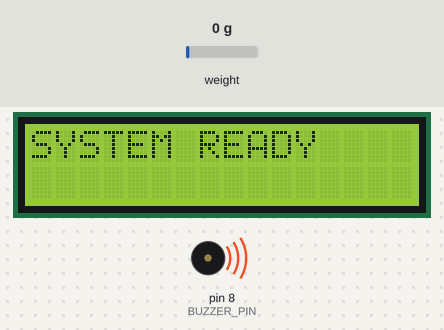
The sketch below on a simulated Arduino Uno, built with avr-gcc and run on an emulated ATmega328P. Shown: 16×2 character LCD, buzzer (waves = sounding, pin HIGH). The test bench sets the inputs (shaded band); at power-on: weight on the scale 0 g.

Above: at 6.2 s.
At 10.7 s:
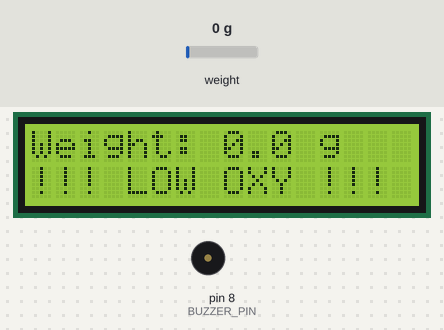
10.8 s: weight on the scale set to 27 g
At 14.5 s:
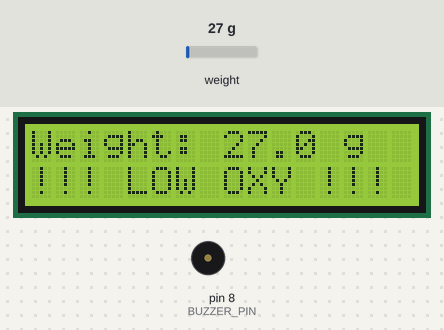
14.8 s: weight on the scale set to 33 g
At 17.1 s:
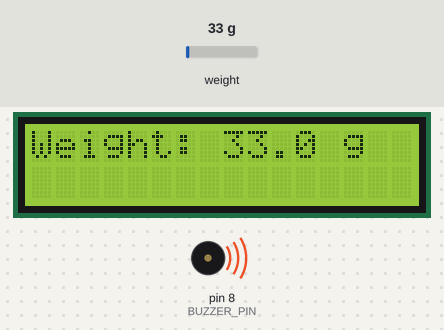
18.6 s: weight on the scale set to 100 g
At 20.4 s:
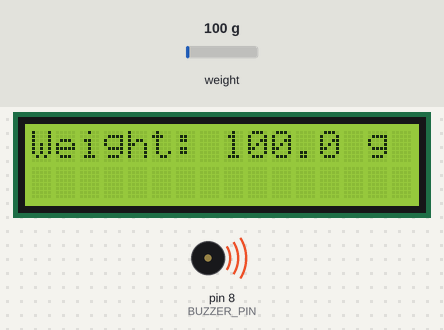
Timing chart, 0 to 21.9 s (numbered marks = the images above; inputs shaded):
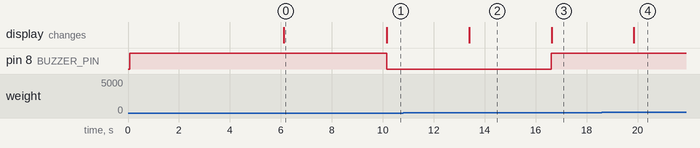

The sketch:

Arduino.ino
```cpp
#include "HX711.h"
#include <Wire.h>
#include <LiquidCrystal_I2C.h>
#include <SoftwareSerial.h>

// Pins
#define DOUT  3
#define CLK   2
#define BUZZER_PIN 8
#define BT_RX 10
#define BT_TX 11

// Objects
HX711 scale;
LiquidCrystal_I2C lcd(0x27, 16, 2);
SoftwareSerial bluetooth(BT_RX, BT_TX);

// Updated Factor to fix the +35-40g offset
float calibration_factor = -99.1;

#define LOW_OXYGEN_THRESHOLD 10.0
#define RESET_MARGIN 20.0
bool wasAboveThreshold = true;

void setup() {
  Serial.begin(9600);
  bluetooth.begin(9600);
  lcd.init();
  lcd.backlight();

  pinMode(BUZZER_PIN, OUTPUT);
  digitalWrite(BUZZER_PIN, HIGH);

  scale.begin(DOUT, CLK);

  lcd.setCursor(0,0);
  lcd.print("DO NOT TOUCH");
  lcd.setCursor(0,1);
  lcd.print("TARING SCALE...");

  delay(5000); // 5s to ensure no vibrations

  scale.set_scale(calibration_factor);
  scale.tare();

  lcd.clear();
  lcd.print("SYSTEM READY");
  delay(1000);
}

void loop() {
  if (!scale.is_ready()) return;

  float weight = scale.get_units(30);
  if (weight < 0) weight = 0;

  // LCD Update
  lcd.setCursor(0,0);
  lcd.print("Weight:         ");
  lcd.setCursor(8,0);
  lcd.print(weight, 1);
  lcd.print(" g");

  // Alert Logic
  if (weight < LOW_OXYGEN_THRESHOLD && wasAboveThreshold) {
    bluetooth.println("ALERT: OXYGEN LOW!");
    digitalWrite(BUZZER_PIN, LOW);
    wasAboveThreshold = false;
    lcd.setCursor(0,1);
    lcd.print("!!! LOW OXY !!! ");
  }

  // Reset Logic
  if (weight >= LOW_OXYGEN_THRESHOLD + RESET_MARGIN) {
    if (!wasAboveThreshold) {
      digitalWrite(BUZZER_PIN, HIGH);
      wasAboveThreshold = true;
      lcd.setCursor(0,1);
      lcd.print("                ");
    }
  }

  delay(200);
}
```

Measured:
- the behaviour switches between 29 and 30 g on weight on the scale (found by bisection; images 2 and 3)
- after the input at 10.8 s, the display: changes after 2.6 s (image 2)
- after the input at 14.8 s, pin 8 (BUZZER_PIN): LOW → HIGH after 1.8 s; the display: changes after 1.8 s (image 3)
- after the input at 18.6 s, the display: changes after 1.2 s (image 4)
- what the display in image 0 shows lasts 4.1 s, from 6.1 s to 10.2 s
